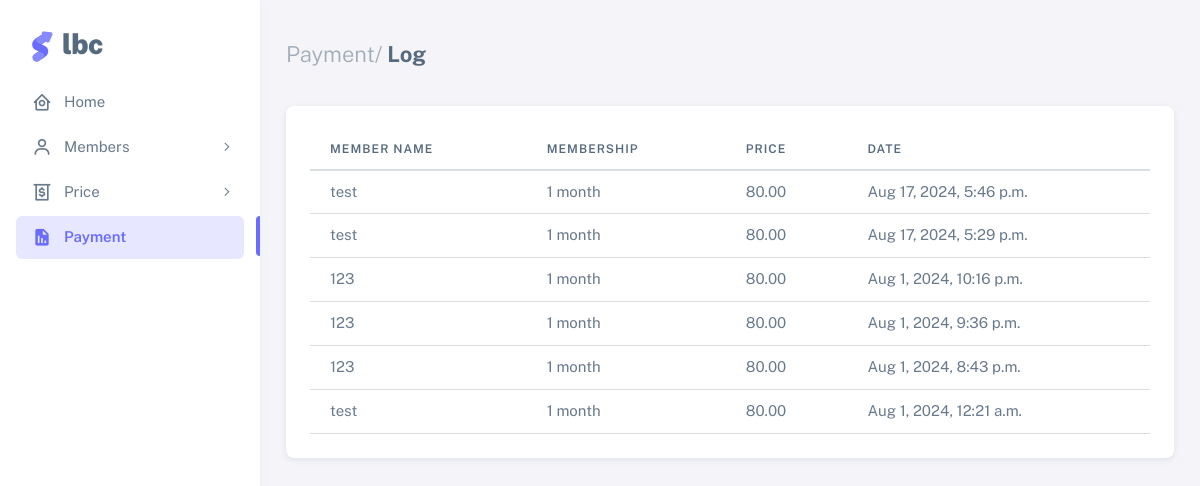
The app's page /payment/logs with its own data.
### main/models.py (models this page shows)
class PaymentLog(models.Model):
    MEMBERSHIP_TYPE_CHOICES = [
        ('new', 'New'),
        ('extended', 'Extended'),
    ]
    member = models.ForeignKey(Member, on_delete=models.SET_NULL, null=True, blank=True, related_name='payment_logs')  # Member can be null if deleted
    member_name = models.CharField(max_length=255)  # Store member's full name directly
    duration = models.IntegerField()  # Store the duration in months
    price = models.DecimalField(max_digits=10, decimal_places=2)  # Store the price directly
    membership_type = models.CharField(max_length=10, choices=MEMBERSHIP_TYPE_CHOICES, default='new')
    created_at = models.DateTimeField(auto_now_add=True)
    class Meta:
        db_table = 'payment_log'

### main/views.py (the view)
# urls.py: path('payment/logs', payment_log_list, name='payment_log_list'),
def payment_log_list(request):
    payment_logs = PaymentLog.objects.all().order_by('-created_at')
    return render(request, 'payment/payment_log.html', {'payment_logs': payment_logs})

### main/templates/payment/payment_log.html (shortened to what this page needs)
{% extends 'base.html' %}
{% block content %}
<h4 class="fw-bold py-3 mb-4"><span class="text-muted fw-light">Payment/</span> Log</h4>
<div class="row">
    <div class="col-12">
        <div class="card mb-4">
            <div class="card-body">
                <table class="table">
                    <thead>
                        <tr>
                            <th>Member Name</th>
                            <th>Membership</th>
                            <th>Price</th>
                            <th>Date</th>
                        </tr>
                    </thead>
                    <tbody>
                        {% for log in payment_logs %}
                        <tr>
                            <td>{{ log.member_name }}</td>
                            <td>{{ log.duration }} month{{ log.duration|pluralize }}</td>
                            <td>{{ log.price }}</td>
                            <td>{{ log.created_at | date:"M j, Y, g:i a" }}</td>
                        </tr>
                        {% empty %}
                        <tr>
                            <td colspan="4">No payment logs found.</td>
                        </tr>
                        {% endfor %}
                    </tbody>
                </table>
            </div>
        </div>
    </div>
</div>
{% endblock %}

### records on screen
PaymentLog: member_name "test", duration "1", price "80.00", created_at "Aug 17, 2024, 5:46 p.m."
PaymentLog: member_name "test", duration "1", price "80.00", created_at "Aug 17, 2024, 5:29 p.m."
PaymentLog: member_name "123", duration "1", price "80.00", created_at "Aug 1, 2024, 10:16 p.m."
PaymentLog: member_name "123", duration "1", price "80.00", created_at "Aug 1, 2024, 9:36 p.m."
PaymentLog: member_name "123", duration "1", price "80.00", created_at "Aug 1, 2024, 8:43 p.m."
PaymentLog: member_name "test", duration "1", price "80.00", created_at "Aug 1, 2024, 12:21 a.m."
